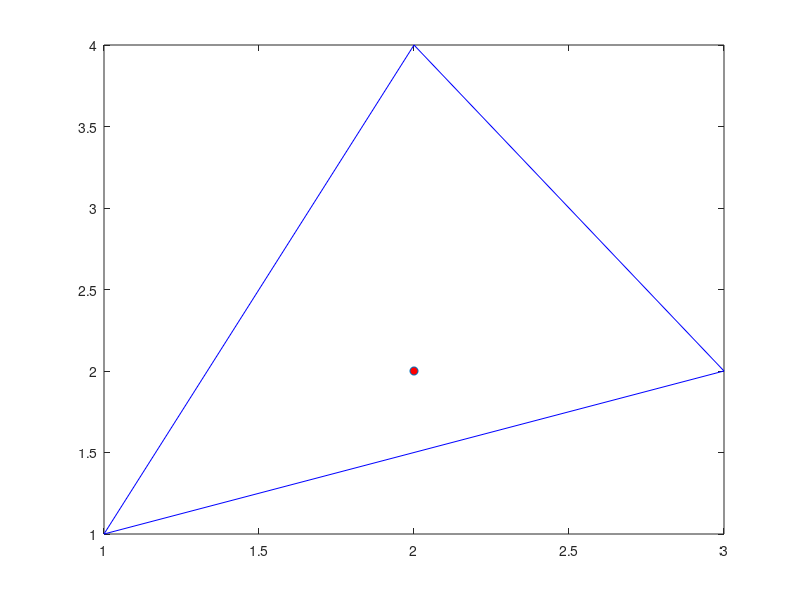

Reproduce this figure in MATLAB. (Note: this script raises an error after producing the figure.)
%computeBC.m: compute barycantric coordinates of a point p w.r.t. a given
%triangle.

%Files required:
% baryCoordQuad.m

%Be sure it is placed in the current folder!

clearvars
close all

p=[2,2]; %point
vertexs=[1,1; %define the triangle vertex coordinates
    3,2;
    2,4];

figure()
vplot=[vertexs;vertexs(1,:)]; %just to plot the closed triangle,
                              %we add the 1st point at the last file
plot(vplot(:,1),vplot(:,2),'-b')
hold on
plot(p(1,1),p(1,2),'o','Marker','o','MarkerFaceColor','red','MarkerSize',6)
hold off

[alphas,isInside]=baryCoord(vertexs,p)

%Check the results
p-alphas*vertexs;

%Example: correspondence with the Reference Triangle
vertexsTR = [0,0;
    1,0;
    0,1];
figure()
plot(vplot(:,1),vplot(:,2),'-b')
axis equal
hold on
plot(p(1,1),p(1,2),'o','Marker','o','MarkerFaceColor','red',...
    'lineWidth',1,'color','black','MarkerSize',4) 
pTR=alphas*vertexsTR
vplotTR=[vertexsTR;vertexsTR(1,:)];
plot(vplotTR(:,1),vplotTR(:,2),'-r')
plot(pTR(1,1),pTR(1,2),'o','Marker','o','MarkerFaceColor','blue',...
    'lineWidth',1,'color','black','MarkerSize',4)
linePlot=[p;pTR]
plot(linePlot(:,1),linePlot(:,2),'g-')
hold off
